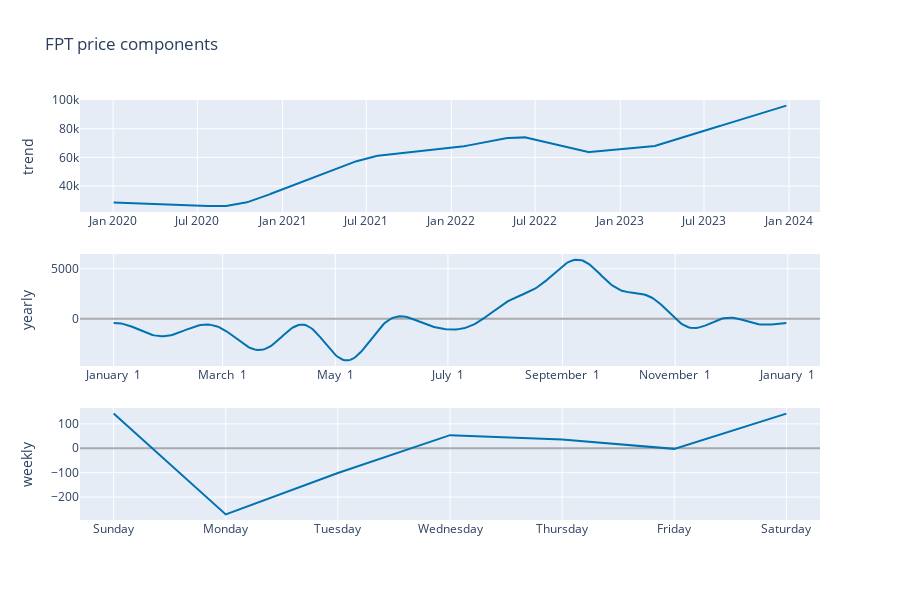

The notebook cell this image was saved under:
### Code cell
fig = plot_components_plotly(prophet_m,forecast)
fig.update_layout(title_text=f'{stock_target} price components')
fig.show()

### Figure 1 — Plotly figure (JSON) as saved in the notebook; plotly's stock layout.template omitted (floating-point values rounded to 4 significant figures; data arrays with more than 128 entries replaced by an {"elided": "..."} marker saying what was removed)
{"data": [{"line": {"color": "#0072B2", "width": 2}, "mode": "lines", "name": "trend", "type": "scatter", "x": {"elided": "997 str values"}, "xaxis": "x", "y": {"elided": "997 float values"}, "yaxis": "y"}, {"line": {"color": "#0072B2", "width": 2}, "mode": "lines", "name": "yearly", "type": "scatter", "x": {"elided": "365 str values"}, "xaxis": "x2", "y": {"elided": "365 float values"}, "yaxis": "y2"}, {"line": {"color": "#0072B2", "width": 2}, "mode": "lines", "name": "weekly", "type": "scatter", "x": ["2017-01-01T00:00:00", "2017-01-02T00:00:00", "2017-01-03T00:00:00", "2017-01-04T00:00:00", "2017-01-05T00:00:00", "2017-01-06T00:00:00", "2017-01-07T00:00:00"], "xaxis": "x3", "y": [142.1, -270.7, -101.0, 53.74, 36.24, -2.365, 142.1], "yaxis": "y3"}], "layout": {"height": 600, "showlegend": false, "title": {"text": "FPT price components"}, "width": 900, "xaxis": {"anchor": "y", "domain": [0, 1], "range": ["2019-10-21T07:12:00", "2024-03-07T16:48:00"], "type": "date"}, "xaxis2": {"anchor": "y2", "domain": [0, 1], "range": ["2016-12-13T18:54:02.958904", "2018-01-18T11:04:57.863013"], "tickformat": "%B %e", "type": "date"}, "xaxis3": {"anchor": "y3", "domain": [0, 1], "range": ["2016-12-31T16:48:00", "2017-01-07T07:12:00"], "tickformat": "%A", "type": "date"}, "yaxis": {"anchor": "x", "domain": [0.7333, 1], "rangemode": "normal", "title": {"text": "trend"}, "zerolinecolor": "#AAA"}, "yaxis2": {"anchor": "x2", "domain": [0.3667, 0.6333], "title": {"text": "yearly"}, "zerolinecolor": "#AAA"}, "yaxis3": {"anchor": "x3", "domain": [0, 0.2667], "title": {"text": "weekly"}, "zerolinecolor": "#AAA"}}}
